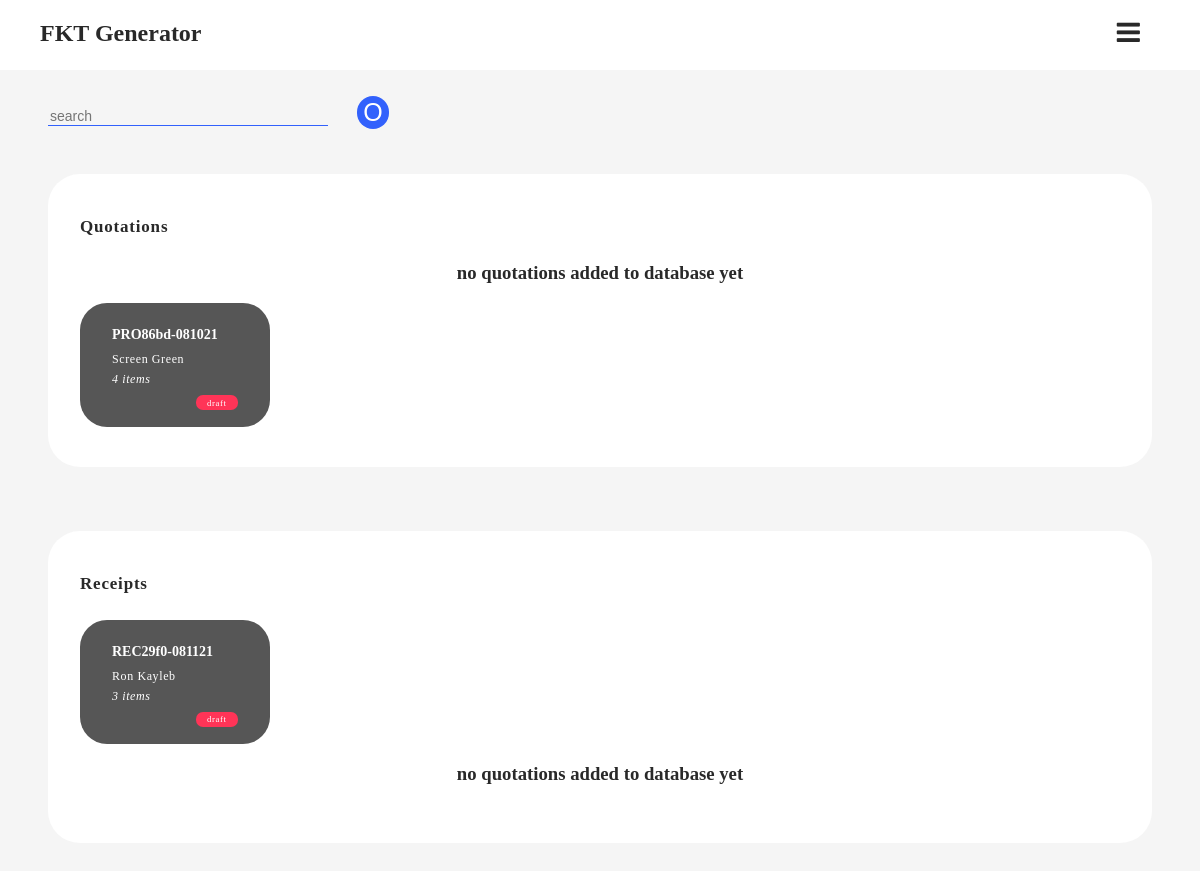
Before: /all_forms (signed in) with the older database file.
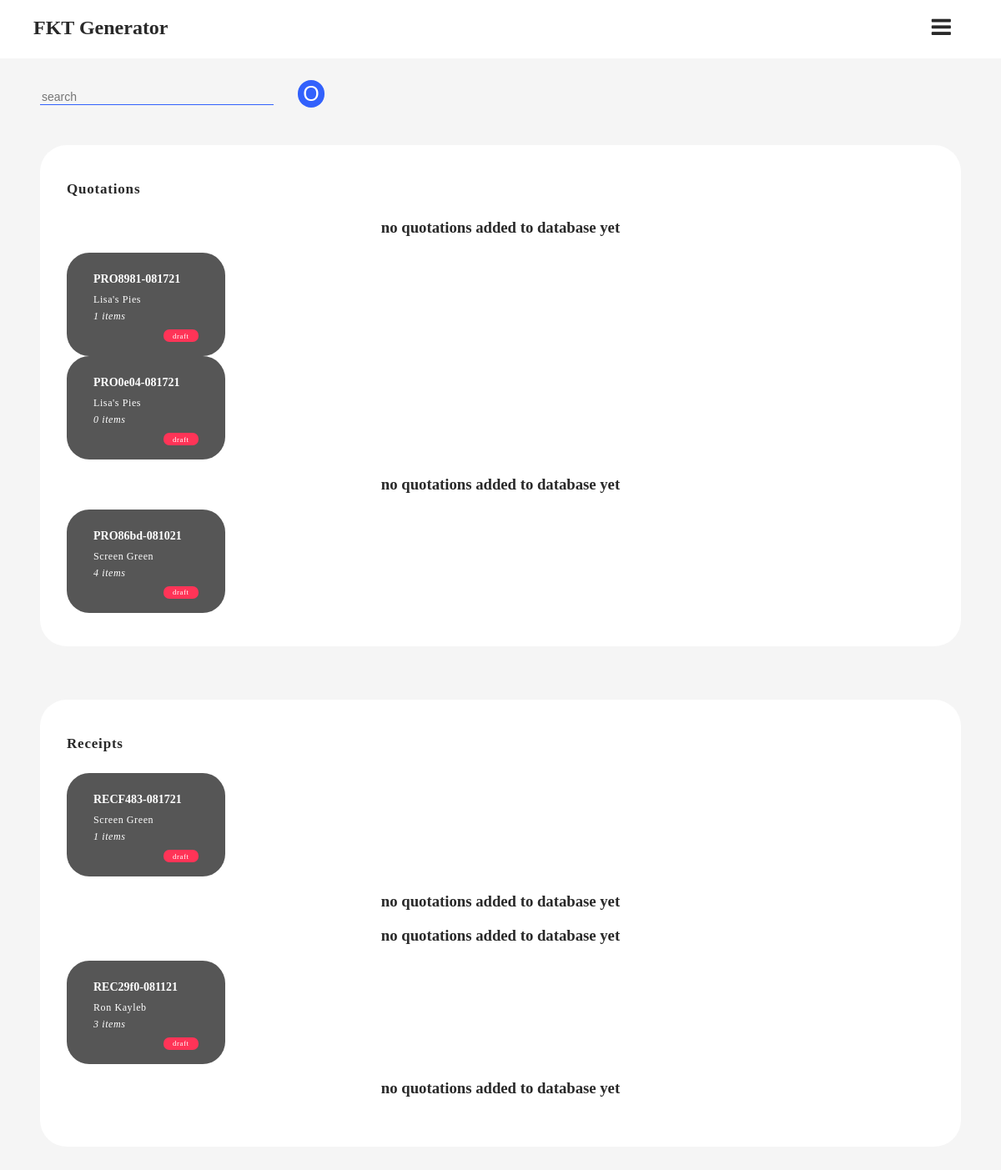
After: the same page with the newer database file.
### recapp/models.py (models this page shows, shortened)
class Ticket(db.Model):
    id = db.Column(db.Integer, primary_key=True)
    pseudo_id = db.Column(db.String, unique=True, nullable=False)
    belongs_to = db.Column(db.String, nullable=False)
    form_type = db.Column(db.String, nullable=False)
    status = db.Column(db.String, nullable=False)
    subtotal = db.Column(db.Float, nullable=False, default=0.00)
    vat = db.Column(db.Float, nullable=False, default=0.00)
    total_sum = db.Column(db.Float, nullable=False, default=0.00)
    no_items = db.Column(db.Integer, nullable=False, default=0)
    issuance_date = db.Column(
        db.DateTime, nullable=False, default=datetime.utcnow())
    items = db.relationship('Storage', backref='pocket', lazy=True)

### recapp/routes.py (the view, shortened to what this page needs)
@app.route("/all_forms", methods=['GET', 'POST'])
@login_required
def all_forms():
    if not current_user.is_authenticated:
        flash('you need to login before accessing this page', 'danger')
        return redirect(url_for('index'))
    form = Search()
    view_all_forms = Ticket.query.order_by(Ticket.id.desc()).all()
    return render_template('all_forms.html', form=form, viewer=view_all_forms, title='Records')

### recapp/forms.py
class Search(FlaskForm):
    search_bar = StringField(validators=[DataRequired()])
    search_action = SubmitField('O')

### recapp/models.py (called while the page is built)
@daimyou.user_loader
def load_user(user_id):
    return User.query.get(int(user_id))

### recapp/templates/all_forms.html (shortened to what the changed rows need)
{% extends 'origin.html' %}
{% block content %}
    <main role="main">
        <div class="container">
           {% if payload %}
                {% for element in payload %}}
                    {% if element.form_type == 'PRO' %}
                       <div class="plaque r-margin">
                           <h1>Quotations</h1>
                           <div>
                                <a href="{{ url_for('form_viewer', ticket_id=element.id) }}">
                                    <div class="plaque-sm">
                                            <div class="form-id">
                                                <h2>{{ element.pseudo_id }}</h2>
                                            </div>
                                            <div class="details">
                                                <p>{{ element.belongs_to }}</p>
                                                <p><em>{{element.no_items}} items</em></p>
                                            </div>
                                            <div class="status {{ element.status }}">
                                                <small>{{ element.status }}</small>
                                            </div>
                                    </div>
                                </a>
                            </div>
                       </div>
                    {% else %}
                       <div class="plaque r-margin">
                           <h1>Receipts</h1>
                           <div>
                                <a href="{{ url_for('form_viewer', ticket_id=element.id) }}">
                                    <div class="plaque-sm">
                                            <div class="form-id">
                                                <h2>{{ element.pseudo_id }}</h2>
                                            </div>
                                            <div class="details">
                                                <p>{{ element.belongs_to }}</p>
                                                <p><em>{{element.no_items}} items</em></p>
                                            </div>
                                            <div class="status {{ element.status }}">
                                                <small>{{ element.status }}</small>
                                            </div>
                                    </div>
                                </a>
                            </div>
                       </div>
                    {% endif %}
                {% endfor %}
           {% else %}
                 <div class="plaque r-margin">
                <h1>Quotations</h1>
                {% if viewer %}
                    {% for element in viewer %}
                        {% if element.form_type == 'PRO' %}
                            <div>
                                <a href="{{ url_for('form_viewer', ticket_id=element.id) }}">
                                    <div class="plaque-sm">
                                            <div class="form-id">
                                                <h2>{{ element.pseudo_id }}</h2>
                                            </div>
                                            <div class="details">
                                                <p>{{ element.belongs_to }}</p>
                                                <p><em>{{element.no_items}} items</em></p>
                                            </div>
                                            <div class="status {{ element.status }}">
                                                <small>{{ element.status }}</small>
                                            </div>
                                    </div>
                                </a>
                            </div>
                        {% else %}
                            <h3 style="text-align: center;">no quotations added to database yet</h3>
                        {% endif %}
                    {% endfor %}
                {% endif %}
            </div>
            <div class="plaque r-margin">
                <h1>Receipts</h1>
                {% if viewer %}
                    {% for element in viewer %}
                        {% if element.form_type == 'REC' %}
                            <div>
                                <a href="{{ url_for('form_viewer', ticket_id=element.id) }}">
                                    <div class="plaque-sm">
                                            <div class="form-id">
                                                <h2>{{ element.pseudo_id }}</h2>
                                            </div>
                                            <div class="details">
                                                <p>{{ element.belongs_to }}</p>
                                                <p><em>{{element.no_items}} items</em></p>
                                            </div>
                                            <div class="status {{ element.status }}">
                                                <small>{{ element.status }}</small>
                                            </div>
                                    </div>
                                </a>
                            </div>
                        {% else %}
                            <h3 style="text-align: center;">no quotations added to database yet</h3>
                        {% endif %}
                    {% endfor %}
                {% endif %}
            </div>
           {% endif %}
        </div>
    </main>
{% endblock %}

Changed rows visible on the page:
added Ticket: form_type "no quotations added to database yet", pseudo_id "RECF483-081721", belongs_to "Screen Green", no_items "1", status "draft"
added Ticket: pseudo_id "PRO8981-081721", belongs_to "Lisa's Pies", no_items "1", status "draft", form_type "no quotations added to database yet"
added Ticket: pseudo_id "PRO0e04-081721", belongs_to "Lisa's Pies", no_items "0", status "draft", form_type "no quotations added to database yet"
